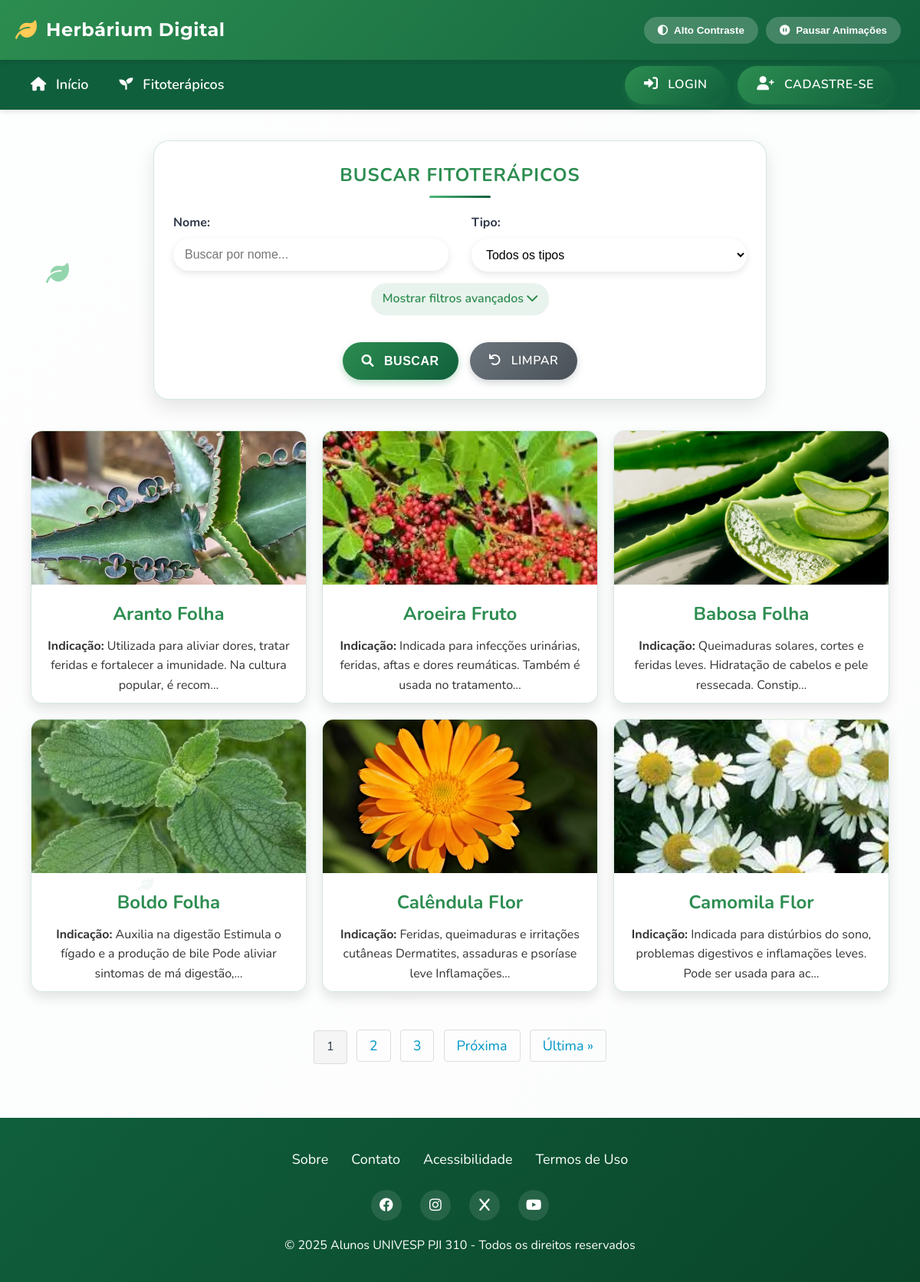
Page /fitoterapico/ on the earlier database version.
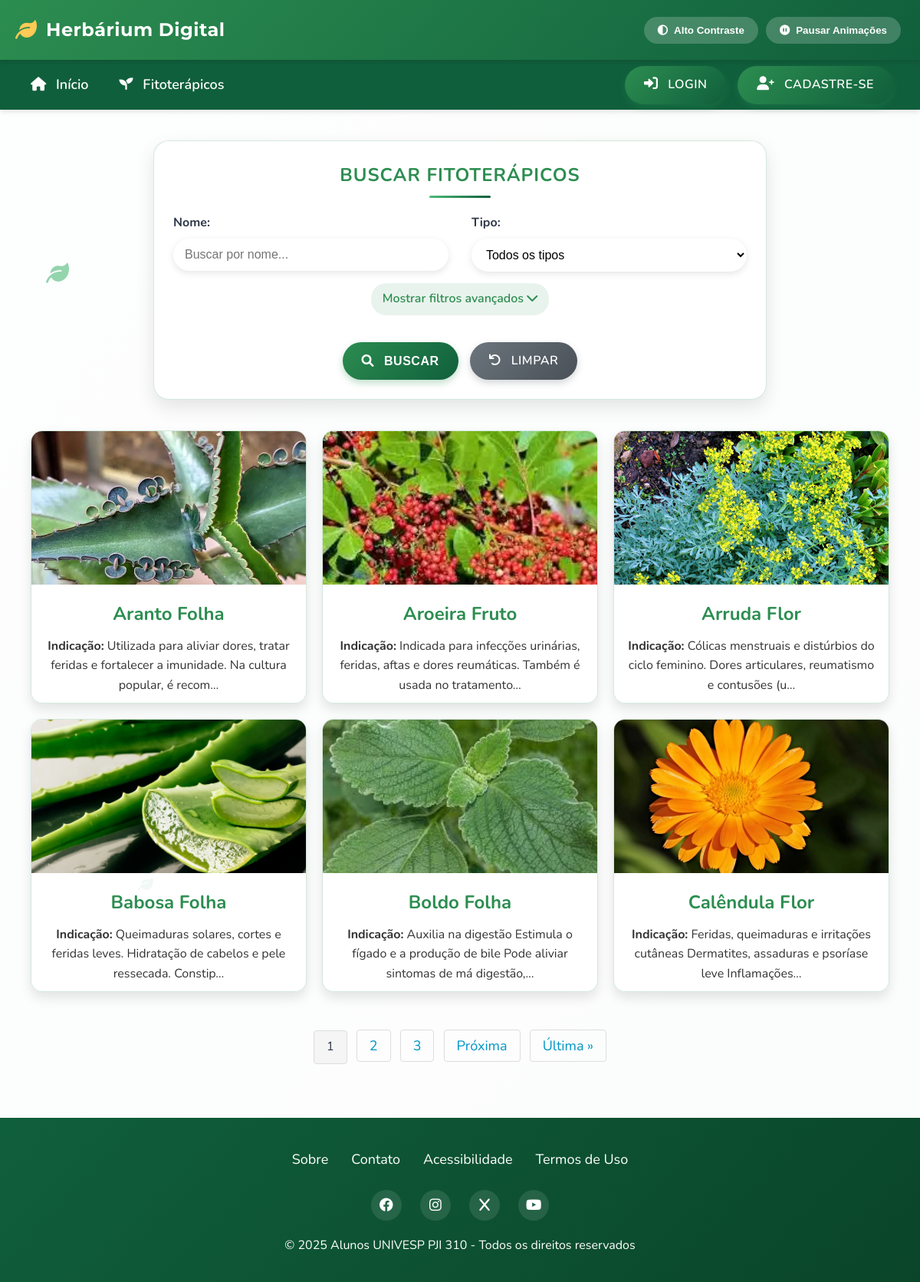
Same page on the later database version.
### fitoterapico/models.py (models this page shows, shortened)
class Fitoterapico(models.Model):
    id = models.AutoField(primary_key=True)
    nome = models.CharField(max_length=100)
    tipo = models.ForeignKey(Tipo, on_delete=models.PROTECT, related_name='fitoterapico_tipo')
    especie = models.CharField(max_length=100)
    familia = models.CharField(max_length=100, blank=True, null=True)
    descricao = models.TextField()
    propriedades = models.TextField()
    indicacao = models.TextField()
    modo_uso = models.TextField()
    dosagem = models.CharField(max_length=100, blank=True, null=True)
    efeito_colateral = models.TextField(blank=True, null=True)
    preco = models.FloatField(blank=True, null=True, validators=[MinValueValidator(0)])
    foto = models.ImageField(upload_to='fitoterapico/', blank=True, null=True)
    bio = models.TextField(blank=True, null=True)
    class Meta:
        ordering = ['nome']

class Tipo(models.Model):
    id = models.AutoField(primary_key=True)
    nome = models.CharField(max_length=200)
    def __str__(self):
        return self.nome

### fitoterapico/views.py (the view)
# urls.py: path('fitoterapico/', FitoterapicoListView.as_view(), name='fitoterapico_list'),
class FitoterapicoListView(ListView):
    model = Fitoterapico
    template_name = 'fitoterapico.html'
    context_object_name = 'fitoterapico'
    paginate_by = 6
    def get_queryset(self):
        fitoterapico = super().get_queryset().order_by('nome')
        search = self.request.GET.get('search', '')
        tipo = self.request.GET.get('tipo', '')
        indicacao = self.request.GET.get('indicacao', '')
        if search:
            fitoterapico = fitoterapico.filter(nome__icontains=search)
        if tipo:
            fitoterapico = fitoterapico.filter(tipo__id=tipo)
        if indicacao:
            fitoterapico = fitoterapico.filter(indicacao__icontains=indicacao)
        return fitoterapico
    def get_context_data(self, **kwargs):
        context = super().get_context_data(**kwargs)
        from fitoterapico.models import Tipo
        context['search'] = self.request.GET.get('search', '')
        context['tipo_selecionado'] = self.request.GET.get('tipo', '')
        context['indicacao'] = self.request.GET.get('indicacao', '')
        context['tipos'] = Tipo.objects.all()
        return context

### fitoterapico/templates/fitoterapico.html (shortened to what this page needs)
{% extends "base.html" %}
{% block content %}
  <form method="GET" action="{% url 'fitoterapico_list' %}" class="search-form">
    <h3>Buscar Fitoterápicos</h3>
    <div class="search-row">
      <div class="search-group">
        <label for="search">Nome:</label>
        <input type="text" id="search" name="search" placeholder="Buscar por nome..." value="{{ search }}">
      </div>
      <div class="search-group">
        <label for="tipo">Tipo:</label>
        <select id="tipo" name="tipo">
          <option value="">Todos os tipos</option>
        </select>
      </div>
    </div>
    <div class="search-toggle" onclick="toggleAdvancedSearch()">
      <span id="toggle-text">Mostrar filtros avançados</span> <i class="fas fa-chevron-down" id="toggle-icon"></i>
    </div>
    <div class="search-actions">
      <button type="submit" class="btn"><i class="fas fa-search"></i> Buscar</button>
      <a href="{% url 'fitoterapico_list' %}" class="btn btn-reset"><i class="fas fa-undo"></i> Limpar</a>
    </div>
  </form>
  <div class="fitoterapico-grid">
    {% if fitoterapico %}
      {% for fitoterapico in fitoterapico %}
        <a href="{% url 'fitoterapico_detail' fitoterapico.pk %}">
          <div class="fitoterapico-card">
            {% if fitoterapico.foto %}
              <img src="{{ fitoterapico.foto.url }}" alt="{{ fitoterapico.nome }} - {{ fitoterapico.tipo }}" loading="lazy">
            {% else %}
              <p class="no-foto">Imagem não disponível</p>
            {% endif %}
            <h2>{{ fitoterapico.nome }} {{ fitoterapico.tipo }}</h2>
            <p><strong>Indicação:</strong> {{ fitoterapico.indicacao|truncatechars:100 }}</p>
          </div>
        </a>
      {% endfor %}
    {% else %}
      <p class="no-results">Nenhum fitoterapico encontrado.</p>
    {% endif %}
  </div>
  {% if is_paginated %}
  <div class="pagination">
    {% for num in page_obj.paginator.page_range %}
      {% if page_obj.number == num %}
        <span class="current">{{ num }}</span>
      {% elif num > page_obj.number|add:'-3' and num < page_obj.number|add:'3' %}
        <a href="?page={{ num }}{% if search %}&search={{ search }}{% endif %}">{{ num }}</a>
      {% endif %}
    {% endfor %}
    {% if page_obj.has_next %}
      <a href="?page={{ page_obj.next_page_number }}{% if search %}&search={{ search }}{% endif %}">Próxima</a>
      <a href="?page={{ page_obj.paginator.num_pages }}{% if search %}&search={{ search }}{% endif %}">Última &raquo;</a>
    {% endif %}
  </div>
  {% endif %}
{% endblock %}

Differences in the rows shown:
no longer on this page (row unchanged): Fitoterapico: foto (picture), nome "Camomila", tipo "Flor", indicacao "Indicada para distúrbios do sono, problemas digestivos e inflamações leves. Pode ser usada para ac…"
added Fitoterapico: foto (picture), nome "Arruda", tipo "Flor", indicacao "Cólicas menstruais e distúrbios do ciclo feminino. Dores articulares, reumatismo e contusões (u…"
